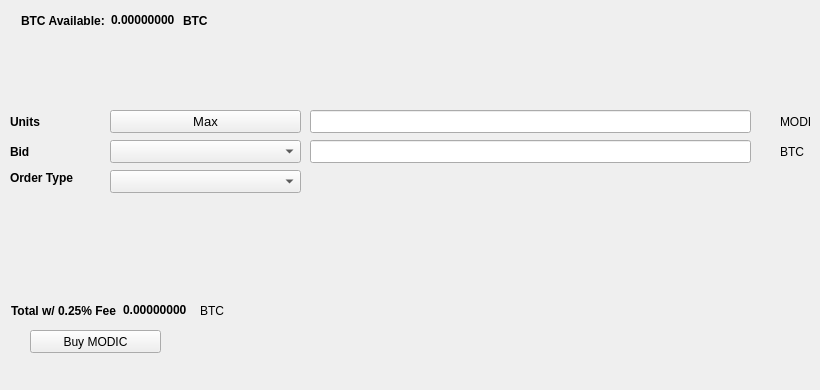
   <widget class="QWidget" name="BuyTab">
    <attribute name="title">
     <string>Buy</string>
    </attribute>
    <widget class="QPushButton" name="BuyMODIC">
     <property name="geometry">
      <rect>
       <x>30</x>
       <y>330</y>
       <width>131</width>
       <height>23</height>
      </rect>
     </property>
     <property name="text">
      <string>Buy MODIC</string>
     </property>
     <property name="icon">
      <iconset resource="../modic.qrc">
       <normaloff>:/icons/bitcoin</normaloff>:/icons/bitcoin</iconset>
     </property>
    </widget>
    <widget class="QLabel" name="label_3">
     <property name="geometry">
      <rect>
       <x>10</x>
       <y>110</y>
       <width>46</width>
       <height>23</height>
      </rect>
     </property>
     <property name="font">
      <font>
       <weight>75</weight>
       <bold>true</bold>
      </font>
     </property>
     <property name="text">
      <string>Units</string>
     </property>
    </widget>
    <widget class="QLineEdit" name="UnitsInput">
     <property name="geometry">
      <rect>
       <x>310</x>
       <y>110</y>
       <width>441</width>
       <height>23</height>
      </rect>
     </property>
     <property name="font">
      <font>
       <pointsize>9</pointsize>
       <weight>75</weight>
       <bold>true</bold>
      </font>
     </property>
    </widget>
    <widget class="QLineEdit" name="BuyBidPriceEdit">
     <property name="geometry">
      <rect>
       <x>310</x>
       <y>140</y>
       <width>441</width>
       <height>23</height>
      </rect>
     </property>
     <property name="font">
      <font>
       <pointsize>9</pointsize>
       <weight>75</weight>
       <bold>true</bold>
      </font>
     </property>
    </widget>
    <widget class="QLabel" name="label_4">
     <property name="geometry">
      <rect>
       <x>780</x>
       <y>110</y>
       <width>31</width>
       <height>23</height>
      </rect>
     </property>
     <property name="text">
      <string>MODIC</string>
     </property>
    </widget>
    <widget class="QLabel" name="label_5">
     <property name="geometry">
      <rect>
       <x>780</x>
       <y>140</y>
       <width>31</width>
       <height>23</height>
      </rect>
     </property>
     <property name="text">
      <string>BTC</string>
     </property>
    </widget>
    <widget class="QLabel" name="label_6">
     <property name="geometry">
      <rect>
       <x>10</x>
       <y>140</y>
       <width>46</width>
       <height>23</height>
      </rect>
     </property>
     <property name="font">
      <font>
       <weight>75</weight>
       <bold>true</bold>
      </font>
     </property>
     <property name="text">
      <string>Bid</string>
     </property>
    </widget>
    <widget class="QLabel" name="label_7">
     <property name="geometry">
      <rect>
       <x>10</x>
       <y>170</y>
       <width>91</width>
       <height>16</height>
      </rect>
     </property>
     <property name="font">
      <font>
       <weight>75</weight>
       <bold>true</bold>
      </font>
     </property>
     <property name="text">
      <string>Order Type</string>
     </property>
    </widget>
    <widget class="QPushButton" name="Buy_Max_Amount">
     <property name="geometry">
      <rect>
       <x>110</x>
       <y>110</y>
       <width>191</width>
       <height>23</height>
      </rect>
     </property>
     <property name="font">
      <font>
       <pointsize>10</pointsize>
      </font>
     </property>
     <property name="text">
      <string>Max</string>
     </property>
    </widget>
    <widget class="QComboBox" name="BuyBidcomboBox">
     <property name="geometry">
      <rect>
       <x>110</x>
       <y>140</y>
       <width>191</width>
       <height>23</height>
      </rect>
     </property>
     <property name="font">
      <font>
       <pointsize>10</pointsize>
      </font>
     </property>
    </widget>
    <widget class="QComboBox" name="buyOrdertypeCombo">
     <property name="geometry">
      <rect>
       <x>110</x>
       <y>170</y>
       <width>191</width>
       <height>23</height>
      </rect>
     </property>
     <property name="font">
      <font>
       <pointsize>10</pointsize>
      </font>
     </property>
    </widget>
    <widget class="QWidget" name="layoutWidget1">
     <property name="geometry">
      <rect>
       <x>21</x>
       <y>11</y>
       <width>227</width>
       <height>19</height>
      </rect>
     </property>
     <layout class="QHBoxLayout" name="horizontalLayout_3">
      <item>
       <widget class="QLabel" name="label232">
        <property name="font">
         <font>
          <weight>75</weight>
          <bold>true</bold>
         </font>
        </property>
        <property name="text">
         <string>BTC Available:</string>
        </property>
       </widget>
      </item>
      <item>
       <widget class="QLabel" name="BtcAvailableLbl">
        <property name="palette">
         <palette>
          <active>
           <colorrole role="WindowText">
            <brush brushstyle="SolidPattern">
             <color alpha="255">
              <red>0</red>
              <green>0</green>
              <blue>0</blue>
             </color>
            </brush>
           </colorrole>
           <colorrole role="Button">
            <brush brushstyle="SolidPattern">
             <color alpha="255">
              <red>0</red>
              <green>170</green>
              <blue>0</blue>
             </color>
            </brush>
           </colorrole>
           <colorrole role="Light">
            <brush brushstyle="SolidPattern">
             <color alpha="255">
              <red>0</red>
              <green>255</green>
              <blue>0</blue>
             </color>
            </brush>
           </colorrole>
           <colorrole role="Midlight">
            <brush brushstyle="SolidPattern">
             <color alpha="255">
              <red>0</red>
              <green>212</green>
              <blue>0</blue>
             </color>
            </brush>
           </colorrole>
           <colorrole role="Dark">
            <brush brushstyle="SolidPattern">
             <color alpha="255">
              <red>0</red>
              <green>85</green>
              <blue>0</blue>
             </color>
            </brush>
           </colorrole>
           <colorrole role="Mid">
            <brush brushstyle="SolidPattern">
             <color alpha="255">
              <red>0</red>
              <green>113</green>
              <blue>0</blue>
             </color>
            </brush>
           </colorrole>
           <colorrole role="Text">
            <brush brushstyle="SolidPattern">
             <color alpha="255">
              <red>0</red>
              <green>170</green>
              <blue>0</blue>
             </color>
            </brush>
           </colorrole>
           <colorrole role="BrightText">
            <brush brushstyle="SolidPattern">
             <color alpha="255">
              <red>255</red>
              <green>255</green>
              <blue>255</blue>
             </color>
            </brush>
           </colorrole>
           <colorrole role="ButtonText">
            <brush brushstyle="SolidPattern">
             <color alpha="255">
              <red>0</red>
              <green>0</green>
              <blue>0</blue>
             </color>
            </brush>
           </colorrole>
           <colorrole role="Base">
            <brush brushstyle="SolidPattern">
             <color alpha="255">
              <red>255</red>
              <green>255</green>
              <blue>255</blue>
             </color>
            </brush>
           </colorrole>
           <colorrole role="Window">
            <brush brushstyle="SolidPattern">
             <color alpha="255">
              <red>0</red>
              <green>170</green>
              <blue>0</blue>
             </color>
            </brush>
           </colorrole>
           <colorrole role="Shadow">
            <brush brushstyle="SolidPattern">
             <color alpha="255">
              <red>0</red>
              <green>0</green>
              <blue>0</blue>
             </color>
            </brush>
           </colorrole>
           <colorrole role="AlternateBase">
            <brush brushstyle="SolidPattern">
             <color alpha="255">
              <red>127</red>
              <green>212</green>
              <blue>127</blue>
             </color>
            </brush>
           </colorrole>
           <colorrole role="ToolTipBase">
            <brush brushstyle="SolidPattern">
             <color alpha="255">
              <red>255</red>
              <green>255</green>
              <blue>220</blue>
             </color>
            </brush>
           </colorrole>
           <colorrole role="ToolTipText">
            <brush brushstyle="SolidPattern">
             <color alpha="255">
              <red>0</red>
              <green>0</green>
              <blue>0</blue>
             </color>
            </brush>
           </colorrole>
          </active>
          <inactive>
           <colorrole role="WindowText">
            <brush brushstyle="SolidPattern">
             <color alpha="255">
              <red>0</red>
              <green>0</green>
              <blue>0</blue>
             </color>
            </brush>
           </colorrole>
           <colorrole role="Button">
            <brush brushstyle="SolidPattern">
             <color alpha="255">
              <red>0</red>
              <green>170</green>
              <blue>0</blue>
             </color>
            </brush>
           </colorrole>
           <colorrole role="Light">
            <brush brushstyle="SolidPattern">
             <color alpha="255">
              <red>0</red>
              <green>255</green>
              <blue>0</blue>
             </color>
            </brush>
           </colorrole>
           <colorrole role="Midlight">
            <brush brushstyle="SolidPattern">
             <color alpha="255">
              <red>0</red>
              <green>212</green>
              <blue>0</blue>
             </color>
            </brush>
           </colorrole>
           <colorrole role="Dark">
            <brush brushstyle="SolidPattern">
             <color alpha="255">
              <red>0</red>
              <green>85</green>
              <blue>0</blue>
             </color>
            </brush>
           </colorrole>
           <colorrole role="Mid">
            <brush brushstyle="SolidPattern">
             <color alpha="255">
              <red>0</red>
              <green>113</green>
              <blue>0</blue>
             </color>
            </brush>
           </colorrole>
           <colorrole role="Text">
            <brush brushstyle="SolidPattern">
             <color alpha="255">
              <red>0</red>
              <green>170</green>
              <blue>0</blue>
             </color>
            </brush>
           </colorrole>
           <colorrole role="BrightText">
            <brush brushstyle="SolidPattern">
             <color alpha="255">
              <red>255</red>
              <green>255</green>
              <blue>255</blue>
             </color>
            </brush>
           </colorrole>
           <colorrole role="ButtonText">
            <brush brushstyle="SolidPattern">
             <color alpha="255">
              <red>0</red>
              <green>0</green>
              <blue>0</blue>
             </color>
            </brush>
           </colorrole>
           <colorrole role="Base">
            <brush brushstyle="SolidPattern">
             <color alpha="255">
              <red>255</red>
              <green>255</green>
              <blue>255</blue>
             </color>
            </brush>
           </colorrole>
           <colorrole role="Window">
            <brush brushstyle="SolidPattern">
             <color alpha="255">
              <red>0</red>
              <green>170</green>
              <blue>0</blue>
             </color>
            </brush>
           </colorrole>
           <colorrole role="Shadow">
            <brush brushstyle="SolidPattern">
             <color alpha="255">
              <red>0</red>
              <green>0</green>
              <blue>0</blue>
             </color>
            </brush>
           </colorrole>
           <colorrole role="AlternateBase">
            <brush brushstyle="SolidPattern">
             <color alpha="255">
              <red>127</red>
              <green>212</green>
              <blue>127</blue>
             </color>
            </brush>
           </colorrole>
           <colorrole role="ToolTipBase">
            <brush brushstyle="SolidPattern">
             <color alpha="255">
              <red>255</red>
              <green>255</green>
              <blue>220</blue>
             </color>
            </brush>
           </colorrole>
           <colorrole role="ToolTipText">
            <brush brushstyle="SolidPattern">
             <color alpha="255">
              <red>0</red>
              <green>0</green>
              <blue>0</blue>
             </color>
            </brush>
           </colorrole>
          </inactive>
          <disabled>
           <colorrole role="WindowText">
            <brush brushstyle="SolidPattern">
             <color alpha="255">
              <red>0</red>
              <green>85</green>
              <blue>0</blue>
             </color>
            </brush>
           </colorrole>
           <colorrole role="Button">
            <brush brushstyle="SolidPattern">
             <color alpha="255">
              <red>0</red>
              <green>170</green>
              <blue>0</blue>
             </color>
            </brush>
           </colorrole>
           <colorrole role="Light">
            <brush brushstyle="SolidPattern">
             <color alpha="255">
              <red>0</red>
              <green>255</green>
              <blue>0</blue>
             </color>
            </brush>
           </colorrole>
           <colorrole role="Midlight">
            <brush brushstyle="SolidPattern">
             <color alpha="255">
              <red>0</red>
              <green>212</green>
              <blue>0</blue>
             </color>
            </brush>
           </colorrole>
           <colorrole role="Dark">
            <brush brushstyle="SolidPattern">
             <color alpha="255">
              <red>0</red>
              <green>85</green>
              <blue>0</blue>
             </color>
            </brush>
           </colorrole>
           <colorrole role="Mid">
            <brush brushstyle="SolidPattern">
             <color alpha="255">
              <red>0</red>
              <green>113</green>
              <blue>0</blue>
             </color>
            </brush>
           </colorrole>
           <colorrole role="Text">
            <brush brushstyle="SolidPattern">
             <color alpha="255">
              <red>0</red>
              <green>85</green>
              <blue>0</blue>
             </color>
            </brush>
           </colorrole>
           <colorrole role="BrightText">
            <brush brushstyle="SolidPattern">
             <color alpha="255">
              <red>255</red>
              <green>255</green>
              <blue>255</blue>
             </color>
            </brush>
           </colorrole>
           <colorrole role="ButtonText">
            <brush brushstyle="SolidPattern">
             <color alpha="255">
              <red>0</red>
              <green>85</green>
              <blue>0</blue>
             </color>
            </brush>
           </colorrole>
           <colorrole role="Base">
            <brush brushstyle="SolidPattern">
             <color alpha="255">
              <red>0</red>
              <green>170</green>
              <blue>0</blue>
             </color>
            </brush>
           </colorrole>
           <colorrole role="Window">
            <brush brushstyle="SolidPattern">
             <color alpha="255">
              <red>0</red>
              <green>170</green>
              <blue>0</blue>
             </color>
            </brush>
           </colorrole>
           <colorrole role="Shadow">
            <brush brushstyle="SolidPattern">
             <color alpha="255">
              <red>0</red>
              <green>0</green>
              <blue>0</blue>
             </color>
            </brush>
           </colorrole>
           <colorrole role="AlternateBase">
            <brush brushstyle="SolidPattern">
             <color alpha="255">
              <red>0</red>
              <green>170</green>
              <blue>0</blue>
             </color>
            </brush>
           </colorrole>
           <colorrole role="ToolTipBase">
            <brush brushstyle="SolidPattern">
             <color alpha="255">
              <red>255</red>
              <green>255</green>
              <blue>220</blue>
             </color>
            </brush>
           </colorrole>
           <colorrole role="ToolTipText">
            <brush brushstyle="SolidPattern">
             <color alpha="255">
              <red>0</red>
              <green>0</green>
              <blue>0</blue>
             </color>
            </brush>
           </colorrole>
          </disabled>
         </palette>
        </property>
        <property name="font">
         <font>
          <weight>75</weight>
          <bold>true</bold>
         </font>
        </property>
        <property name="text">
         <string>0.00000000</string>
        </property>
        <property name="textInteractionFlags">
         <set>Qt::LinksAccessibleByMouse|Qt::TextSelectableByKeyboard|Qt::TextSelectableByMouse</set>
        </property>
       </widget>
      </item>
      <item>
       <widget class="QLabel" name="BtcAvailableLbl_2">
        <property name="font">
         <font>
          <weight>75</weight>
          <bold>true</bold>
         </font>
        </property>
        <property name="text">
         <string>BTC</string>
        </property>
       </widget>
      </item>
     </layout>
    </widget>
    <widget class="QWidget" name="layoutWidge2">
     <property name="geometry">
      <rect>
       <x>11</x>
       <y>301</y>
       <width>259</width>
       <height>19</height>
      </rect>
     </property>
     <layout class="QHBoxLayout" name="horizontalLayout_4">
      <item>
       <widget class="QLabel" name="label_9">
        <property name="font">
         <font>
          <weight>75</weight>
          <bold>true</bold>
         </font>
        </property>
        <property name="text">
         <string>Total w/ 0.25% Fee</string>
        </property>
       </widget>
      </item>
      <item>
       <widget class="QLabel" name="BuyCostLabel">
        <property name="palette">
         <palette>
          <active>
           <colorrole role="WindowText">
            <brush brushstyle="SolidPattern">
             <color alpha="255">
              <red>0</red>
              <green>0</green>
              <blue>0</blue>
             </color>
            </brush>
           </colorrole>
           <colorrole role="Button">
            <brush brushstyle="SolidPattern">
             <color alpha="255">
              <red>0</red>
              <green>170</green>
              <blue>0</blue>
             </color>
            </brush>
           </colorrole>
           <colorrole role="Light">
            <brush brushstyle="SolidPattern">
             <color alpha="255">
              <red>0</red>
              <green>255</green>
              <blue>0</blue>
             </color>
            </brush>
           </colorrole>
           <colorrole role="Midlight">
            <brush brushstyle="SolidPattern">
             <color alpha="255">
              <red>0</red>
              <green>212</green>
              <blue>0</blue>
             </color>
            </brush>
           </colorrole>
           <colorrole role="Dark">
            <brush brushstyle="SolidPattern">
             <color alpha="255">
              <red>0</red>
              <green>85</green>
              <blue>0</blue>
             </color>
            </brush>
           </colorrole>
           <colorrole role="Mid">
            <brush brushstyle="SolidPattern">
             <color alpha="255">
              <red>0</red>
              <green>113</green>
              <blue>0</blue>
             </color>
            </brush>
           </colorrole>
           <colorrole role="Text">
            <brush brushstyle="SolidPattern">
             <color alpha="255">
              <red>0</red>
              <green>170</green>
              <blue>0</blue>
             </color>
            </brush>
           </colorrole>
           <colorrole role="BrightText">
            <brush brushstyle="SolidPattern">
             <color alpha="255">
              <red>255</red>
              <green>255</green>
              <blue>255</blue>
             </color>
            </brush>
           </colorrole>
           <colorrole role="ButtonText">
            <brush brushstyle="SolidPattern">
             <color alpha="255">
              <red>0</red>
              <green>0</green>
              <blue>0</blue>
             </color>
            </brush>
           </colorrole>
           <colorrole role="Base">
            <brush brushstyle="SolidPattern">
             <color alpha="255">
              <red>255</red>
              <green>255</green>
              <blue>255</blue>
             </color>
            </brush>
           </colorrole>
           <colorrole role="Window">
            <brush brushstyle="SolidPattern">
             <color alpha="255">
              <red>0</red>
              <green>170</green>
              <blue>0</blue>
             </color>
            </brush>
           </colorrole>
           <colorrole role="Shadow">
            <brush brushstyle="SolidPattern">
             <color alpha="255">
              <red>0</red>
              <green>0</green>
              <blue>0</blue>
             </color>
            </brush>
           </colorrole>
           <colorrole role="AlternateBase">
            <brush brushstyle="SolidPattern">
             <color alpha="255">
              <red>127</red>
              <green>212</green>
              <blue>127</blue>
             </color>
            </brush>
           </colorrole>
           <colorrole role="ToolTipBase">
            <brush brushstyle="SolidPattern">
             <color alpha="255">
              <red>255</red>
              <green>255</green>
              <blue>220</blue>
             </color>
            </brush>
           </colorrole>
           <colorrole role="ToolTipText">
            <brush brushstyle="SolidPattern">
             <color alpha="255">
              <red>0</red>
              <green>0</green>
              <blue>0</blue>
             </color>
            </brush>
           </colorrole>
          </active>
          <inactive>
           <colorrole role="WindowText">
            <brush brushstyle="SolidPattern">
             <color alpha="255">
              <red>0</red>
              <green>0</green>
              <blue>0</blue>
             </color>
            </brush>
           </colorrole>
           <colorrole role="Button">
            <brush brushstyle="SolidPattern">
             <color alpha="255">
              <red>0</red>
              <green>170</green>
              <blue>0</blue>
             </color>
            </brush>
           </colorrole>
           <colorrole role="Light">
            <brush brushstyle="SolidPattern">
             <color alpha="255">
              <red>0</red>
              <green>255</green>
              <blue>0</blue>
             </color>
            </brush>
           </colorrole>
           <colorrole role="Midlight">
            <brush brushstyle="SolidPattern">
             <color alpha="255">
              <red>0</red>
              <green>212</green>
              <blue>0</blue>
             </color>
            </brush>
           </colorrole>
           <colorrole role="Dark">
            <brush brushstyle="SolidPattern">
             <color alpha="255">
              <red>0</red>
              <green>85</green>
              <blue>0</blue>
             </color>
            </brush>
           </colorrole>
           <colorrole role="Mid">
            <brush brushstyle="SolidPattern">
             <color alpha="255">
              <red>0</red>
              <green>113</green>
              <blue>0</blue>
             </color>
            </brush>
           </colorrole>
           <colorrole role="Text">
            <brush brushstyle="SolidPattern">
             <color alpha="255">
              <red>0</red>
              <green>170</green>
              <blue>0</blue>
             </color>
            </brush>
           </colorrole>
           <colorrole role="BrightText">
            <brush brushstyle="SolidPattern">
             <color alpha="255">
              <red>255</red>
              <green>255</green>
              <blue>255</blue>
             </color>
            </brush>
           </colorrole>
           <colorrole role="ButtonText">
            <brush brushstyle="SolidPattern">
             <color alpha="255">
              <red>0</red>
              <green>0</green>
              <blue>0</blue>
             </color>
            </brush>
           </colorrole>
           <colorrole role="Base">
            <brush brushstyle="SolidPattern">
             <color alpha="255">
              <red>255</red>
              <green>255</green>
              <blue>255</blue>
             </color>
            </brush>
           </colorrole>
           <colorrole role="Window">
            <brush brushstyle="SolidPattern">
             <color alpha="255">
              <red>0</red>
              <green>170</green>
              <blue>0</blue>
             </color>
            </brush>
           </colorrole>
           <colorrole role="Shadow">
            <brush brushstyle="SolidPattern">
             <color alpha="255">
              <red>0</red>
              <green>0</green>
              <blue>0</blue>
             </color>
            </brush>
           </colorrole>
           <colorrole role="AlternateBase">
            <brush brushstyle="SolidPattern">
             <color alpha="255">
              <red>127</red>
              <green>212</green>
              <blue>127</blue>
             </color>
            </brush>
           </colorrole>
           <colorrole role="ToolTipBase">
            <brush brushstyle="SolidPattern">
             <color alpha="255">
              <red>255</red>
              <green>255</green>
              <blue>220</blue>
             </color>
            </brush>
           </colorrole>
           <colorrole role="ToolTipText">
            <brush brushstyle="SolidPattern">
             <color alpha="255">
              <red>0</red>
              <green>0</green>
              <blue>0</blue>
             </color>
            </brush>
           </colorrole>
          </inactive>
          <disabled>
           <colorrole role="WindowText">
            <brush brushstyle="SolidPattern">
             <color alpha="255">
              <red>0</red>
              <green>85</green>
              <blue>0</blue>
             </color>
            </brush>
           </colorrole>
           <colorrole role="Button">
            <brush brushstyle="SolidPattern">
             <color alpha="255">
              <red>0</red>
              <green>170</green>
              <blue>0</blue>
             </color>
            </brush>
           </colorrole>
           <colorrole role="Light">
            <brush brushstyle="SolidPattern">
             <color alpha="255">
              <red>0</red>
              <green>255</green>
              <blue>0</blue>
             </color>
            </brush>
           </colorrole>
           <colorrole role="Midlight">
            <brush brushstyle="SolidPattern">
             <color alpha="255">
              <red>0</red>
              <green>212</green>
              <blue>0</blue>
             </color>
            </brush>
           </colorrole>
           <colorrole role="Dark">
            <brush brushstyle="SolidPattern">
             <color alpha="255">
              <red>0</red>
              <green>85</green>
              <blue>0</blue>
             </color>
            </brush>
           </colorrole>
           <colorrole role="Mid">
            <brush brushstyle="SolidPattern">
             <color alpha="255">
              <red>0</red>
              <green>113</green>
              <blue>0</blue>
             </color>
            </brush>
           </colorrole>
           <colorrole role="Text">
            <brush brushstyle="SolidPattern">
             <color alpha="255">
              <red>0</red>
              <green>85</green>
              <blue>0</blue>
             </color>
            </brush>
           </colorrole>
           <colorrole role="BrightText">
            <brush brushstyle="SolidPattern">
             <color alpha="255">
              <red>255</red>
              <green>255</green>
              <blue>255</blue>
             </color>
            </brush>
           </colorrole>
           <colorrole role="ButtonText">
            <brush brushstyle="SolidPattern">
             <color alpha="255">
              <red>0</red>
              <green>85</green>
              <blue>0</blue>
             </color>
            </brush>
           </colorrole>
           <colorrole role="Base">
            <brush brushstyle="SolidPattern">
             <color alpha="255">
              <red>0</red>
              <green>170</green>
              <blue>0</blue>
             </color>
            </brush>
           </colorrole>
           <colorrole role="Window">
            <brush brushstyle="SolidPattern">
             <color alpha="255">
              <red>0</red>
              <green>170</green>
              <blue>0</blue>
             </color>
            </brush>
           </colorrole>
           <colorrole role="Shadow">
            <brush brushstyle="SolidPattern">
             <color alpha="255">
              <red>0</red>
              <green>0</green>
              <blue>0</blue>
             </color>
            </brush>
           </colorrole>
           <colorrole role="AlternateBase">
            <brush brushstyle="SolidPattern">
             <color alpha="255">
              <red>0</red>
              <green>170</green>
              <blue>0</blue>
             </color>
            </brush>
           </colorrole>
           <colorrole role="ToolTipBase">
            <brush brushstyle="SolidPattern">
             <color alpha="255">
              <red>255</red>
              <green>255</green>
              <blue>220</blue>
             </color>
            </brush>
           </colorrole>
           <colorrole role="ToolTipText">
            <brush brushstyle="SolidPattern">
             <color alpha="255">
              <red>0</red>
              <green>0</green>
              <blue>0</blue>
             </color>
            </brush>
           </colorrole>
          </disabled>
         </palette>
        </property>
        <property name="font">
         <font>
          <weight>75</weight>
          <bold>true</bold>
         </font>
        </property>
        <property name="autoFillBackground">
         <bool>false</bool>
        </property>
        <property name="text">
         <string>0.00000000</string>
        </property>
        <property name="textInteractionFlags">
         <set>Qt::LinksAccessibleByMouse|Qt::TextSelectableByMouse</set>
        </property>
       </widget>
      </item>
      <item>
       <widget class="QLabel" name="label_10">
        <property name="font">
         <font>
          <weight>50</weight>
          <bold>false</bold>
         </font>
        </property>
        <property name="text">
         <string>BTC</string>
        </property>
       </widget>
      </item>
     </layout>
    </widget>
    <widget class="QLabel" name="label_24">
     <property name="geometry">
      <rect>
       <x>460</x>
       <y>300</y>
       <width>281</width>
       <height>81</height>
      </rect>
     </property>
     <property name="text">
      <string/>
     </property>
     <property name="pixmap">
      <pixmap>:/images/bittrex</pixmap>
     </property>
    </widget>
   </widget>
